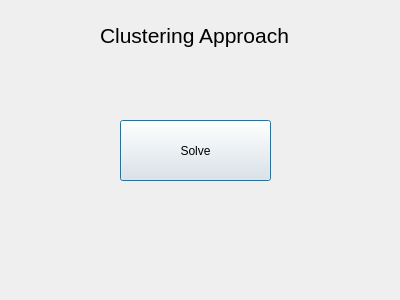
<?xml version="1.0" encoding="UTF-8"?>
<ui version="4.0">
 <class>clusteringApproach</class>
 <widget class="QDialog" name="clusteringApproach">
  <property name="geometry">
   <rect>
    <x>0</x>
    <y>0</y>
    <width>400</width>
    <height>300</height>
   </rect>
  </property>
  <property name="windowTitle">
   <string>Dialog</string>
  </property>
  <widget class="QPushButton" name="pushButton">
   <property name="geometry">
    <rect>
     <x>120</x>
     <y>120</y>
     <width>151</width>
     <height>61</height>
    </rect>
   </property>
   <property name="text">
    <string>Solve</string>
   </property>
  </widget>
  <widget class="QLabel" name="label">
   <property name="geometry">
    <rect>
     <x>100</x>
     <y>20</y>
     <width>201</width>
     <height>31</height>
    </rect>
   </property>
   <property name="font">
    <font>
     <pointsize>16</pointsize>
    </font>
   </property>
   <property name="text">
    <string>Clustering Approach</string>
   </property>
  </widget>
 </widget>
 <resources/>
 <connections/>
</ui>
